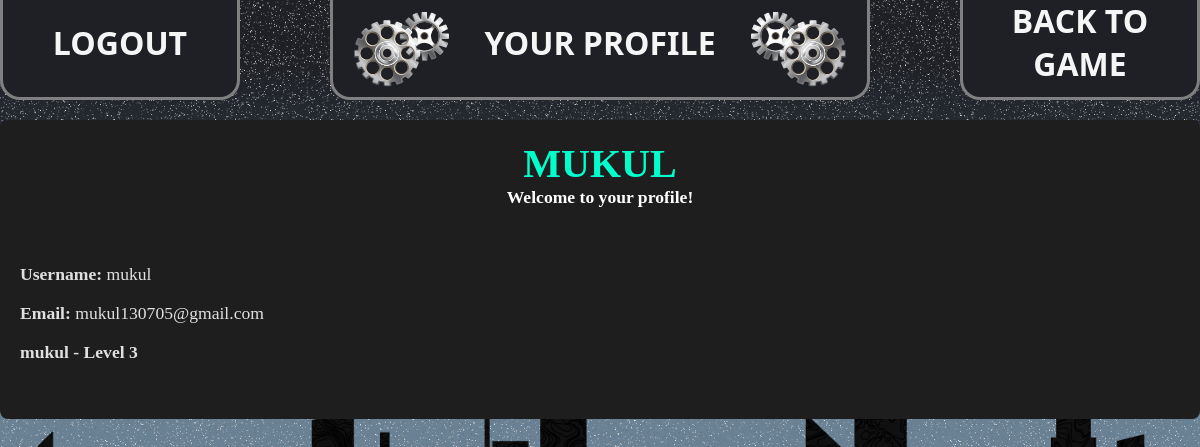
/Profile/ (signed in), run on the app's committed database.
### dev/models.py (models this page shows, shortened)
class User(AbstractUser):
    ROLE_CHOICES = (
        ('participant', 'Participant'),
        ('admin', 'Admin'),
    )
    role = models.CharField(max_length=11, choices=ROLE_CHOICES, default='participant')  # Corrected max_length to fit the longest choice
    groups = models.ManyToManyField(
        Group,
        related_name='custom_user_set',
        blank=True,
    )
    user_permissions = models.ManyToManyField(
        Permission,
        related_name='custom_user_permissions_set',
        blank=True,
    )

class LeaderboardEntry(models.Model):
    user = models.ForeignKey(User, on_delete=models.CASCADE)
    level = models.IntegerField()
    def __str__(self):
        return f"{self.user.username} - Level {self.level}"

### dev/views.py (the view)
# urls.py: path('Profile/', views.Profile, name='Profile'),
def Profile(request):
    if not request.user.is_authenticated:
        return redirect('Login')
    try:
        leaderboard_entry = LeaderboardEntry.objects.get(user=request.user)
    except LeaderboardEntry.DoesNotExist:
        leaderboard_entry = None
    return render(request, 'html/Profile.html', {'leaderboard_entry': leaderboard_entry})

### dev/templates/html/profile.html (shortened to what this page needs)
{% load static %}
<!DOCTYPE html>
<html lang="en">
<head>
    <link rel="stylesheet" href="{% static 'css/style.css' %}">
</head>
<body>
    <div class="fixed-elements">
        <header class="header">
            <img src="{% static 'images/Group 240.svg' %}" alt="Left Element" class="left-svg">
            <h1 class="header-heading">YOUR PROFILE</h1>
            <img src="{% static 'images/Group 239.svg' %}" alt="Right Element" class="right-svg">
        </header>
        <header class="Leaderboard">
            <h1 class="Leaderboard-heading"><a href="{% url 'Logout' %}" style="color: inherit; text-decoration: none;">LOGOUT</a></h1>
        </header>
        <header class="Register">
            <h1 class="Leaderboard-heading"><a href="{% url 'home' %}" style="color: inherit; text-decoration: none;">BACK TO GAME</a></h1>
        </header>
    </div>
    <main class="scrollable-content">
        <section class="main-content">
            {% if user.is_authenticated %}
<div class="profile-info">
    <div class="profile-header">
        <h1>{{ user.username|upper }}</h1>
        <b><p style="color: white">Welcome to your profile!</p></b>
    </div>
    <br>
    <br>
    <p><strong>Username:</strong> {{ user.username }}</p>
    <br>
    <p><strong>Email:</strong> {{ user.email }}</p>
    <br>
    <p><strong> {{ leaderboard_entry }}</strong></p>
    <br>
    <br>
</div>
{% else %}
<div class="no-account-message">
    <p>You don't have an account. Please <a href="{% url 'Login' %}">log in</a> or <a href="{% url 'Register' %}">sign up</a>.</p>
</div>
{% endif %}
        </section>
</body>
</html>

### dev/static/css/style.css (style rules this page uses)
* { margin: 0; padding: 0; box-sizing: border-box; }
body { min-height: 100vh; width: 100vw; overflow-x: hidden; position: relative; background: url('/static/images/CRACKHUNT.jpg') no-repeat center center fixed; background-size: cover; z-index: 0; }
.fixed-elements { position: fixed; top: 0; left: 0; width: 100%; height: 100vh; pointer-events: none; z-index: 2; }
.header { position: fixed; top: 0; left: 50%; transform: translateX(-50%); width: 45%; height: 100px; z-index: 1000; background-color: #1F2025; border-radius: 0 0 20px 20px; border: 3px solid gray; border-top: 0px; pointer-events: auto; }
.Leaderboard { position: fixed; top: 0; width: 20%; height: 100px; z-index: 1000; background-color: #1F2025; border-radius: 0 0 20px 20px; border: 3px solid gray; border-top: 0px; pointer-events: auto; }
.Register { position: fixed; top: 0; right: 0; width: 20%; height: 100px; z-index: 1000; background-color: #1F2025; border-radius: 0 0 20px 20px; border: 3px solid gray; border-top: 0px; pointer-events: auto; }
.Leaderboard-heading { text-align: center; margin: 0; position: relative; top: 43%; transform: translateY(-50%); color: whitesmoke; font-family: system-ui, -apple-system, BlinkMacSystemFont, 'Segoe UI', Roboto, Oxygen, Ubuntu, Cantarell, 'Open Sans', 'Helvetica Neue', sans-serif; font-size: 2rem; }
.left-svg { position: absolute; left: 0; top: 50%; transform: translateY(-50%); margin-left: 4%; }
.right-svg { position: absolute; right: 0; top: 50%; transform: translateY(-50%); margin-right: 4%; }
.header-heading { text-align: center; margin: 0; position: relative; top: 43%; transform: translateY(-50%); color: whitesmoke; font-family: system-ui, -apple-system, BlinkMacSystemFont, 'Segoe UI', Roboto, Oxygen, Ubuntu, Cantarell, 'Open Sans', 'Helvetica Neue', sans-serif; font-size: 2rem; }
.scrollable-content { position: relative; z-index: 1; pointer-events: auto; }
.main-content { min-height: 100vh; position: relative; padding-top: 120px; }
html { scroll-behavior: smooth; }

### dev/templates/html/profile.html (style rules this page uses)
.profile-header { text-align: center; margin-bottom: 20px; }
.profile-header h1 { font-size: 2.5em; color: #00ffcc; }
.profile-header p { font-size: 1.2em; color: #bbb; }
.profile-info { background-color: #1e1e1e; padding: 20px; border-radius: 8px; margin-bottom: 20px; color: #e0e0e0; }
.profile-info p { font-size: 1.1em; color: #e0e0e0; }

### data on the page
User: username "MUKUL", username "mukul", email "mukul130705@gmail.com"
LeaderboardEntry: user+level "mukul - Level 3"
